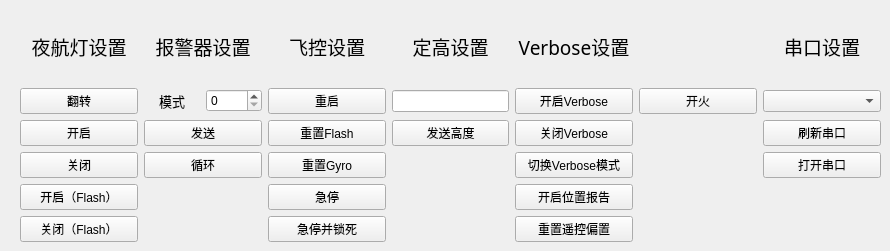
    <widget class="QWidget" name="tab">
     <attribute name="title">
      <string>其他设置</string>
     </attribute>
     <widget class="QWidget" name="gridLayoutWidget_2">
      <property name="geometry">
       <rect>
        <x>20</x>
        <y>10</y>
        <width>861</width>
        <height>232</height>
       </rect>
      </property>
      <layout class="QGridLayout" name="otherSeetingGridLayout">
       <item row="12" column="0">
        <widget class="QPushButton" name="Light_turn_off_btn">
         <property name="text">
          <string>关闭</string>
         </property>
        </widget>
       </item>
       <item row="4" column="5">
        <widget class="QLabel" name="label_16">
         <property name="text">
          <string/>
         </property>
        </widget>
       </item>
       <item row="14" column="4">
        <widget class="QPushButton" name="Clear_Remote_Control_Offset">
         <property name="text">
          <string>重置遥控偏置</string>
         </property>
        </widget>
       </item>
       <item row="11" column="6">
        <widget class="QPushButton" name="Refresh_com_btn">
         <property name="text">
          <string>刷新串口</string>
         </property>
        </widget>
       </item>
       <item row="10" column="1">
        <layout class="QHBoxLayout" name="horizontalLayout_4">
         <item>
          <widget class="QLabel" name="label_36">
           <property name="font">
            <font>
             <family>等线</family>
             <pointsize>10</pointsize>
            </font>
           </property>
           <property name="text">
            <string>模式</string>
           </property>
           <property name="alignment">
            <set>Qt::AlignCenter</set>
           </property>
          </widget>
         </item>
         <item>
          <widget class="QSpinBox" name="Buzzer_Status">
           <property name="maximum">
            <number>10</number>
           </property>
          </widget>
         </item>
        </layout>
       </item>
       <item row="13" column="0">
        <widget class="QPushButton" name="Light_flash_turn_on_btn">
         <property name="text">
          <string>开启（Flash）</string>
         </property>
        </widget>
       </item>
       <item row="4" column="6">
        <widget class="QLabel" name="label_17">
         <property name="font">
          <font>
           <family>等线</family>
           <pointsize>14</pointsize>
          </font>
         </property>
         <property name="text">
          <string>串口设置</string>
         </property>
         <property name="alignment">
          <set>Qt::AlignCenter</set>
         </property>
        </widget>
       </item>
       <item row="14" column="2">
        <widget class="QPushButton" name="Force_stop_sleep_btn">
         <property name="text">
          <string>急停并锁死</string>
         </property>
        </widget>
       </item>
       <item row="4" column="0">
        <widget class="QLabel" name="label_7">
         <property name="font">
          <font>
           <family>等线</family>
           <pointsize>14</pointsize>
          </font>
         </property>
         <property name="text">
          <string>夜航灯设置</string>
         </property>
         <property name="alignment">
          <set>Qt::AlignCenter</set>
         </property>
        </widget>
       </item>
       <item row="10" column="2">
        <widget class="QPushButton" name="Reboot_btn">
         <property name="text">
          <string>重启</string>
         </property>
        </widget>
       </item>
       <item row="13" column="2">
        <widget class="QPushButton" name="Force_Stop_btn">
         <property name="text">
          <string>急停</string>
         </property>
        </widget>
       </item>
       <item row="10" column="6">
        <widget class="QComboBox" name="ComPortComboBox"/>
       </item>
       <item row="13" column="4">
        <widget class="QPushButton" name="Position_Report_Button">
         <property name="text">
          <string>开启位置报告</string>
         </property>
        </widget>
       </item>
       <item row="12" column="6">
        <widget class="QPushButton" name="Open_com_btn">
         <property name="text">
          <string>打开串口</string>
         </property>
        </widget>
       </item>
       <item row="12" column="2">
        <widget class="QPushButton" name="Clear_gyro_offset_btn">
         <property name="text">
          <string>重置Gyro</string>
         </property>
        </widget>
       </item>
       <item row="4" column="1">
        <widget class="QLabel" name="label_13">
         <property name="font">
          <font>
           <family>等线</family>
           <pointsize>14</pointsize>
          </font>
         </property>
         <property name="text">
          <string>报警器设置</string>
         </property>
         <property name="alignment">
          <set>Qt::AlignCenter</set>
         </property>
        </widget>
       </item>
       <item row="11" column="4">
        <widget class="QPushButton" name="Verbose_turn_off_btn">
         <property name="text">
          <string>关闭Verbose</string>
         </property>
        </widget>
       </item>
       <item row="4" column="2">
        <widget class="QLabel" name="label_12">
         <property name="font">
          <font>
           <family>等线</family>
           <pointsize>14</pointsize>
          </font>
         </property>
         <property name="text">
          <string>飞控设置</string>
         </property>
         <property name="alignment">
          <set>Qt::AlignCenter</set>
         </property>
        </widget>
       </item>
       <item row="11" column="1">
        <widget class="QPushButton" name="BuzzerStatusSendButton">
         <property name="text">
          <string>发送</string>
         </property>
        </widget>
       </item>
       <item row="11" column="2">
        <widget class="QPushButton" name="Clear_flash_btn">
         <property name="text">
          <string>重置Flash</string>
         </property>
        </widget>
       </item>
       <item row="12" column="1">
        <widget class="QPushButton" name="BuzzerStatusLoopButton">
         <property name="text">
          <string>循环</string>
         </property>
        </widget>
       </item>
       <item row="14" column="0">
        <widget class="QPushButton" name="Light_flash_turn_off_btn">
         <property name="text">
          <string>关闭（Flash）</string>
         </property>
        </widget>
       </item>
       <item row="10" column="4">
        <widget class="QPushButton" name="Verbose_turn_on_btn">
         <property name="text">
          <string>开启Verbose</string>
         </property>
        </widget>
       </item>
       <item row="12" column="4">
        <widget class="QPushButton" name="Verbose_switch_btn">
         <property name="text">
          <string>切换Verbose模式</string>
         </property>
        </widget>
       </item>
       <item row="11" column="0">
        <widget class="QPushButton" name="Light_turn_on_btn">
         <property name="text">
          <string>开启</string>
         </property>
        </widget>
       </item>
       <item row="4" column="4">
        <widget class="QLabel" name="label_15">
         <property name="font">
          <font>
           <family>等线</family>
           <pointsize>14</pointsize>
          </font>
         </property>
         <property name="text">
          <string>Verbose设置</string>
         </property>
         <property name="alignment">
          <set>Qt::AlignCenter</set>
         </property>
        </widget>
       </item>
       <item row="10" column="0">
        <widget class="QPushButton" name="Light_toggle_btn">
         <property name="text">
          <string>翻转</string>
         </property>
        </widget>
       </item>
       <item row="4" column="3">
        <widget class="QLabel" name="label_14">
         <property name="font">
          <font>
           <family>等线</family>
           <pointsize>14</pointsize>
          </font>
         </property>
         <property name="text">
          <string>定高设置</string>
         </property>
         <property name="alignment">
          <set>Qt::AlignCenter</set>
         </property>
        </widget>
       </item>
       <item row="10" column="3">
        <widget class="QLineEdit" name="Target_Height_EditLine">
         <property name="enabled">
          <bool>true</bool>
         </property>
         <property name="sizePolicy">
          <sizepolicy hsizetype="Ignored" vsizetype="Fixed">
           <horstretch>0</horstretch>
           <verstretch>0</verstretch>
          </sizepolicy>
         </property>
        </widget>
       </item>
       <item row="11" column="3">
        <widget class="QPushButton" name="Send_Target_Height_Button">
         <property name="text">
          <string>发送高度</string>
         </property>
        </widget>
       </item>
       <item row="10" column="5">
        <widget class="QPushButton" name="Miss_Fire_Button">
         <property name="text">
          <string>开火</string>
         </property>
        </widget>
       </item>
      </layout>
     </widget>
    </widget>
